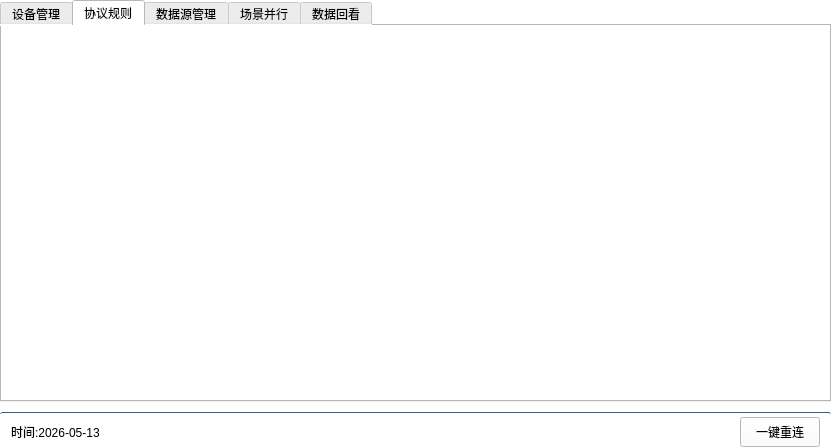
<?xml version="1.0" encoding="UTF-8"?>
<ui version="4.0">
 <class>wid_mainwindow</class>
 <widget class="QWidget" name="wid_mainwindow">
  <property name="geometry">
   <rect>
    <x>0</x>
    <y>0</y>
    <width>831</width>
    <height>447</height>
   </rect>
  </property>
  <property name="windowTitle">
   <string>Form</string>
  </property>
  <property name="styleSheet">
   <string notr="true">background-color:rgb(255,255,255);</string>
  </property>
  <layout class="QGridLayout" name="gridLayout_4">
   <property name="leftMargin">
    <number>0</number>
   </property>
   <property name="topMargin">
    <number>0</number>
   </property>
   <property name="rightMargin">
    <number>0</number>
   </property>
   <property name="bottomMargin">
    <number>0</number>
   </property>
   <property name="spacing">
    <number>0</number>
   </property>
   <item row="0" column="0">
    <layout class="QGridLayout" name="gridLayout_3" rowstretch="9,0">
     <property name="spacing">
      <number>0</number>
     </property>
     <item row="1" column="0">
      <widget class="QWidget" name="widget" native="true">
       <property name="minimumSize">
        <size>
         <width>0</width>
         <height>45</height>
        </size>
       </property>
       <property name="maximumSize">
        <size>
         <width>16777215</width>
         <height>25</height>
        </size>
       </property>
       <property name="styleSheet">
        <string notr="true">#widget{
background-color: rgb(255, 255, 255);
border-top:1px solid rgb(70,90,120);
border-radius:2px;
font: 75 9pt &quot;微软雅黑&quot;;
}</string>
       </property>
       <layout class="QGridLayout" name="gridLayout_2">
        <property name="leftMargin">
         <number>6</number>
        </property>
        <property name="topMargin">
         <number>0</number>
        </property>
        <property name="rightMargin">
         <number>6</number>
        </property>
        <property name="bottomMargin">
         <number>5</number>
        </property>
        <property name="spacing">
         <number>0</number>
        </property>
        <item row="0" column="0">
         <layout class="QGridLayout" name="gridLayout">
          <property name="leftMargin">
           <number>5</number>
          </property>
          <property name="topMargin">
           <number>5</number>
          </property>
          <property name="rightMargin">
           <number>5</number>
          </property>
          <property name="bottomMargin">
           <number>5</number>
          </property>
          <property name="horizontalSpacing">
           <number>9</number>
          </property>
          <property name="verticalSpacing">
           <number>2</number>
          </property>
          <item row="0" column="2">
           <widget class="QLabel" name="label_3">
            <property name="minimumSize">
             <size>
              <width>55</width>
              <height>0</height>
             </size>
            </property>
            <property name="styleSheet">
             <string notr="true">color: rgb(255, 255, 255);
background-color: rgb(255, 255, 255);</string>
            </property>
            <property name="text">
             <string>内存:45%</string>
            </property>
           </widget>
          </item>
          <item row="0" column="0">
           <widget class="QLabel" name="lab_date">
            <property name="minimumSize">
             <size>
              <width>100</width>
              <height>0</height>
             </size>
            </property>
            <property name="styleSheet">
             <string notr="true">color: rgb(0,0,0);
background-color: rgb(255, 255, 255);</string>
            </property>
            <property name="text">
             <string>时间:2026-05-13</string>
            </property>
           </widget>
          </item>
          <item row="0" column="5">
           <widget class="QPushButton" name="pushButton">
            <property name="minimumSize">
             <size>
              <width>75</width>
              <height>30</height>
             </size>
            </property>
            <property name="styleSheet">
             <string notr="true">QPushButton{
border:1px solid rgb(70,90,120);
color: rgb(255, 255, 255);
border-radius:3px;
font: 75 11pt &quot;微软雅黑&quot;;
background-color: rgb(153,217,234);
}
QPushButton:hover{
color: rgb(25, 118, 210);
background-color: rgb(227, 236, 255);
};</string>
            </property>
            <property name="text">
             <string>一键重连</string>
            </property>
            <property name="icon">
             <iconset>
              <normaloff>:/Images/Icons1/Icon_Loop.png</normaloff>:/Images/Icons1/Icon_Loop.png</iconset>
            </property>
           </widget>
          </item>
          <item row="0" column="3">
           <spacer name="horizontalSpacer">
            <property name="orientation">
             <enum>Qt::Horizontal</enum>
            </property>
            <property name="sizeHint" stdset="0">
             <size>
              <width>40</width>
              <height>20</height>
             </size>
            </property>
           </spacer>
          </item>
          <item row="0" column="4">
           <widget class="QLabel" name="label_4">
            <property name="minimumSize">
             <size>
              <width>250</width>
              <height>0</height>
             </size>
            </property>
            <property name="styleSheet">
             <string notr="true">color: rgb(255, 255, 255);
background-color: rgb(255, 255, 255);</string>
            </property>
            <property name="text">
             <string/>
            </property>
           </widget>
          </item>
          <item row="0" column="1">
           <widget class="QLabel" name="label_2">
            <property name="minimumSize">
             <size>
              <width>55</width>
              <height>0</height>
             </size>
            </property>
            <property name="styleSheet">
             <string notr="true">color: rgb(255, 255, 255);
background-color: rgb(255, 255, 255);</string>
            </property>
            <property name="text">
             <string>CPU：28%</string>
            </property>
           </widget>
          </item>
         </layout>
        </item>
       </layout>
      </widget>
     </item>
     <item row="0" column="0">
      <widget class="QTabWidget" name="tabWidget">
       <property name="minimumSize">
        <size>
         <width>75</width>
         <height>30</height>
        </size>
       </property>
       <property name="maximumSize">
        <size>
         <width>1677777</width>
         <height>16777215</height>
        </size>
       </property>
       <property name="styleSheet">
        <string notr="true">QTabBar::tab{
background-color:rgb(255,255,255);
color:rgb(0, 0,0,200);
height:35px;
width:100px;
}
QTabBar::tab:selected
{
background-color:rgb(153,217,234);
color:rgb(0,128,192);
}
QTabWidget:pane{
border:0px;
}
background-color:rgb(255,255,255);</string>
       </property>
       <property name="currentIndex">
        <number>1</number>
       </property>
       <widget class="QWidget" name="tab">
        <property name="styleSheet">
         <string notr="true">background-color: rgb(255, 255, 255);</string>
        </property>
        <attribute name="title">
         <string>设备管理</string>
        </attribute>
        <layout class="QGridLayout" name="glay_dev">
         <property name="leftMargin">
          <number>0</number>
         </property>
         <property name="topMargin">
          <number>0</number>
         </property>
         <property name="rightMargin">
          <number>0</number>
         </property>
         <property name="bottomMargin">
          <number>0</number>
         </property>
         <property name="spacing">
          <number>0</number>
         </property>
        </layout>
       </widget>
       <widget class="QWidget" name="tab_2">
        <property name="styleSheet">
         <string notr="true">background-color: rgb(255, 255, 255);</string>
        </property>
        <attribute name="title">
         <string>协议规则</string>
        </attribute>
        <layout class="QGridLayout" name="glay_rul">
         <property name="leftMargin">
          <number>0</number>
         </property>
         <property name="topMargin">
          <number>0</number>
         </property>
         <property name="rightMargin">
          <number>0</number>
         </property>
         <property name="bottomMargin">
          <number>0</number>
         </property>
         <property name="spacing">
          <number>0</number>
         </property>
        </layout>
       </widget>
       <widget class="QWidget" name="tab_5">
        <property name="styleSheet">
         <string notr="true">background-color: rgb(255, 255, 255);</string>
        </property>
        <attribute name="title">
         <string>数据源管理</string>
        </attribute>
        <layout class="QGridLayout" name="glay_datacontrol">
         <property name="leftMargin">
          <number>0</number>
         </property>
         <property name="topMargin">
          <number>0</number>
         </property>
         <property name="rightMargin">
          <number>0</number>
         </property>
         <property name="bottomMargin">
          <number>0</number>
         </property>
         <property name="spacing">
          <number>0</number>
         </property>
        </layout>
       </widget>
       <widget class="QWidget" name="tab_7">
        <property name="styleSheet">
         <string notr="true">background-color: rgb(255, 255, 255);</string>
        </property>
        <attribute name="title">
         <string>场景并行</string>
        </attribute>
        <layout class="QGridLayout" name="glay_scp">
         <property name="leftMargin">
          <number>0</number>
         </property>
         <property name="topMargin">
          <number>0</number>
         </property>
         <property name="rightMargin">
          <number>0</number>
         </property>
         <property name="bottomMargin">
          <number>0</number>
         </property>
         <property name="spacing">
          <number>0</number>
         </property>
        </layout>
       </widget>
       <widget class="QWidget" name="tab_6">
        <property name="styleSheet">
         <string notr="true">background-color: rgb(255, 255, 255);</string>
        </property>
        <attribute name="title">
         <string>数据回看</string>
        </attribute>
        <layout class="QGridLayout" name="glay_reviewset">
         <property name="leftMargin">
          <number>0</number>
         </property>
         <property name="topMargin">
          <number>0</number>
         </property>
         <property name="rightMargin">
          <number>0</number>
         </property>
         <property name="bottomMargin">
          <number>0</number>
         </property>
         <property name="spacing">
          <number>0</number>
         </property>
        </layout>
       </widget>
      </widget>
     </item>
    </layout>
   </item>
  </layout>
 </widget>
 <resources/>
 <connections/>
</ui>
